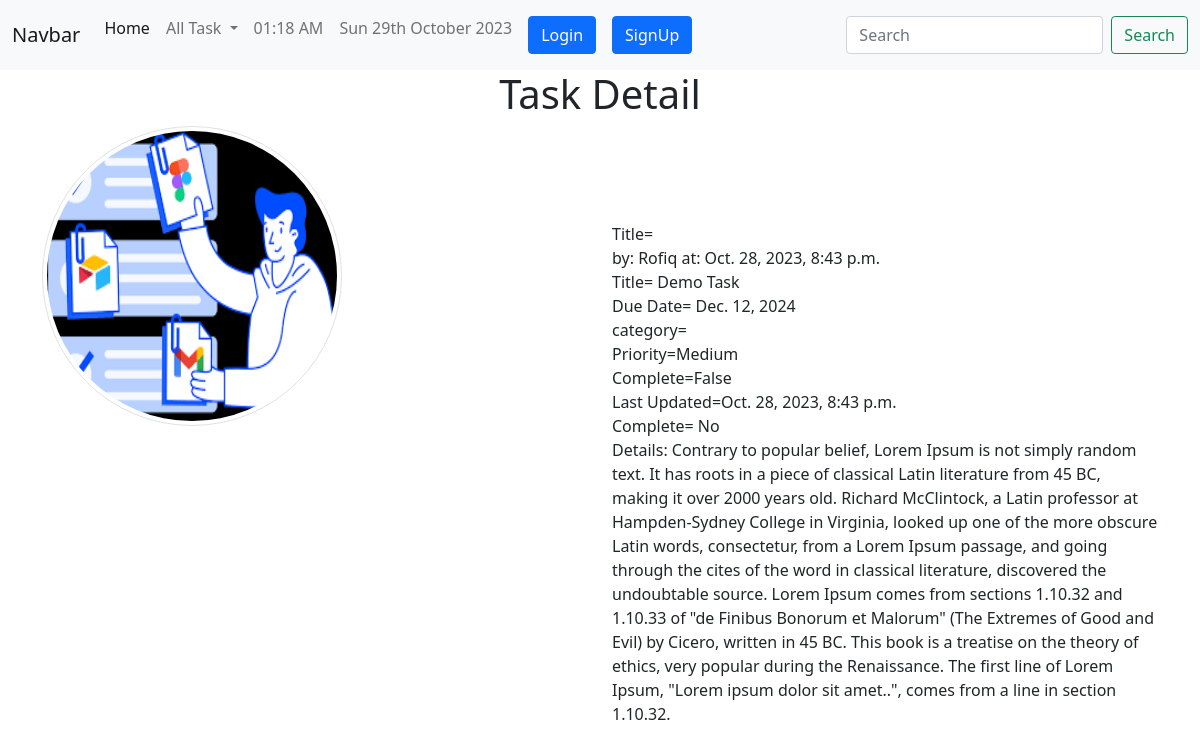
Screenshot of /task/taskdetail/4 with the database file from the repository.
### task/models.py (models this page shows, shortened)
class Task(models.Model):
    PRIORITY_CHOICES = [
        ('Low', 'Low'),
        ('Medium', 'Medium'),
        ('High', 'High'),
    ]
    user            = models.ForeignKey(User, on_delete=models.CASCADE)
    title           = models.CharField(max_length=200)
    id              = models.AutoField(primary_key=True)
    image           = models.ImageField(default='default.jpg', upload_to='task/images')
    slug            = models.CharField(max_length=100,default=title)
    description     = models.TextField()
    due_date        = models.DateField()
    priority        = models.CharField(max_length=10, choices=PRIORITY_CHOICES, default='Low')
    completed       = models.BooleanField(default=False)
    created_at      = models.DateTimeField(auto_now_add=True)
    last_updated    = models.DateTimeField(auto_now=True, null=True, blank=True)

### task/views.py (the view)
# urls.py: path('taskdetail/<int:id>',TaskDetails.as_view(),name='taskdetail'),
class TaskDetails(DetailView):
    model = Task
    template_name = 'task/taskdetail.html'
    context_object_name = 'item'
    pk_url_kwarg = 'id'

### templates/task/taskdetail.html (shortened to what this page needs)
{% extends "basic.html" %}
{% block body %}
<div class="container">
    <h1 class="text-center">Task Detail</h1>
    <div class="row">
      <div class="col-md-6">
        <img src="{{item.image.url}}" alt="" style="width: 300px; height: 300px" class="rounded-circle img-thumbnail" />
      </div>
      <div class="col-md-6 my-5 py-5">
          Title={{item.lowercase}} <br />
          by: {{item.user.username}} at: {{item.created_at}} <br />
          Title= {{item.title}} <br />
          Due Date= {{item.due_date}} <br />
          category={{item.category}} <br />
          Priority={{item.priority}} <br />
          Complete={{item.completed }} <br />
          Last Updated={{item.last_updated}} <br />
          Complete= {% if item.completed %} Yes {% else %} No{% endif %} <br />
          <p>Details: {{item.description}}</p>
      </div>
{% endblock body%}

### rows the page displays
Task: image (picture), user.username "Rofiq", created_at "Oct. 28, 2023, 8:43 p.m.", title "Demo Task", due_date "Dec. 12, 2024", priority "Medium", completed "False", last_updated "Oct. 28, 2023, 8:43 p.m.", description "Contrary to popular belief, Lorem Ipsum is not simply random text. It has roots in a piece of classical Latin literature from 45 BC, making it over 2000 years old. Richard McClintock, a Latin professor at Hampden-Sydney College in Virginia, looked up one of the more obscure Latin words, consectetur, from a Lorem Ipsum passage, and going through the cites of the word in classical literature, discovered the undoubtable source. Lorem Ipsum comes from sections 1.10.32 and 1.10.33 of \"de Finibus Bonorum et Malorum\" (The Extremes of Good and Evil) by Cicero, written in 45 BC. This book is a treatise on the theory of ethics, very popular during the Renaissance. The first line of Lorem Ipsum,…"
